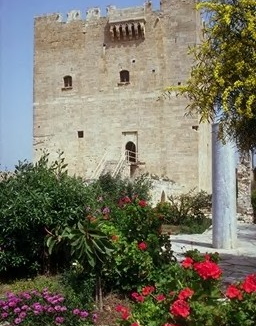
%> input picture lib/ColorFeatures/castle.tif, 256 x 326 px
$ octave plotLightModel.m   (GNU Octave 9; MATLAB toolbox functions it lacks are replaced by stand-ins)
%> lines starting %> are read from the running program, lines starting %| are printed output that depends on the picture
clear; clc; close all;

[filename, path] = uigetfile({'*.png;*.jpg;*.tif','Image Files'});
%> the answer given: ColorFeatures/castle.tif

img = imread(fullfile(path, filename));
%> img is the input picture: size 326x256x3 uint8; mean R, G, B 120.1, 117.5, 101.1
img = imresize(img, 0.5);
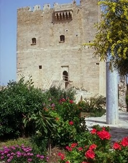
%> img: size 163x128x3 uint8; mean R, G, B 120.1, 117.5, 101.1
grayImage = rgb2gray(img);
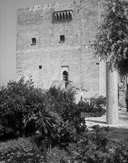
%> grayImage: size 163x128 uint8; min 0, max 228, mean 116.4

%> (the run ends here)

$ run again, on lib/ColorFeatures/flower.jpg
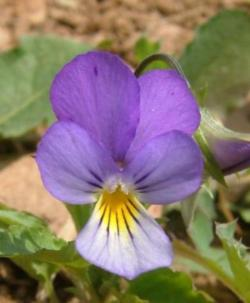
%> input picture lib/ColorFeatures/flower.jpg, 250 x 303 px
%> img is the input picture: size 303x250x3 uint8; mean R, G, B 136.3, 119.3, 109.2
%> img: size 152x125x3 uint8
%> `grayImage = rgb2gray(img);`:
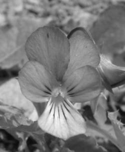
%> grayImage: size 152x125 uint8; min 10, max 248, mean 123.2
